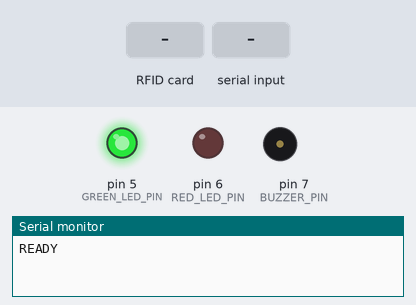
A sketch run on a simulated Arduino Uno, built with avr-gcc and run on an emulated ATmega328P. On the bench: output pins drawn as LEDs (lit = HIGH), buzzer (waves = sounding), the last lines printed to the serial monitor. The inputs (shaded band) are chosen by the test bench. Pins used as bus, display or sensor lines are not drawn.

Above: at 1.6 s.
1.7 s: RFID card 5E 7A 19 C4 held to the reader
At 2.6 s:
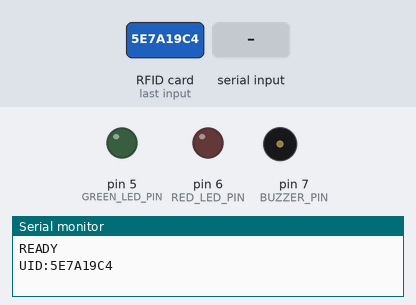
3.5 s: "GRANTED\n" received over Serial
At 3.58 s:
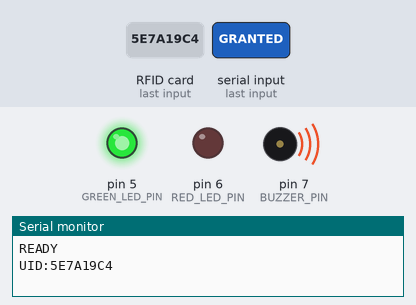
Timing chart, 0 to 12.5 s (numbered marks = the images above; inputs shaded):
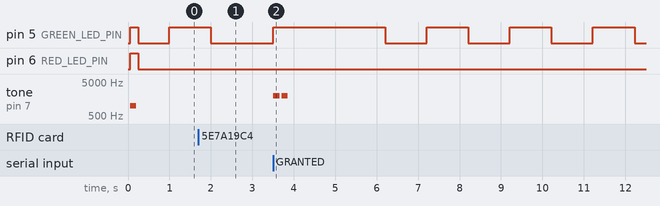

Measured:
- after the input at 1.7 s, pin 5 (GREEN_LED_PIN): goes on until 2.0 s, then stays LOW
- after the input at 3.5 s, pin 6 (RED_LED_PIN): stops changing and stays LOW; tone on pin 7 (BUZZER_PIN): alternates 2000 Hz for 0.15 s and silent for 0.05 s, 4 changes in all, then stays silent, starting at once

The sketch:

RFID_Login.ino
```cpp
/*
 * ============================================================================
 *  Project     : RFID-Based Authentication System
 *  File        : RFID_Login.ino
 *  Description : Reads RFID card UID using MFRC522 module, sends the UID
 *                to the PC over Serial (USB), waits for a response from the
 *                Python application ("GRANTED" or "DENIED"), and provides
 *                visual (LED) and audible (buzzer) feedback accordingly.
 *
 *  Hardware    : Arduino Uno, MFRC522 RFID Reader, Green LED, Red LED, Buzzer
 *
 * ============================================================================
 *
 *  WIRING (MFRC522 -> Arduino Uno):
 *    SDA (SS)  -> Pin 10
 *    SCK       -> Pin 13
 *    MOSI      -> Pin 11
 *    MISO      -> Pin 12
 *    IRQ       -> Not connected
 *    GND       -> GND
 *    RST       -> Pin 9
 *    3.3V      -> 3.3V   (MFRC522 is a 3.3V device, do NOT use 5V)
 *
 *  OTHER CONNECTIONS:
 *    Green LED -> Pin 5  (through ~220 ohm resistor) -> GND
 *    Red LED   -> Pin 6  (through ~220 ohm resistor) -> GND
 *    Buzzer    -> Pin 7  -> GND
 *
 *  SERIAL PROTOCOL (9600 baud):
 *    Arduino -> PC : "UID:<hex_uid>\n"      e.g. "UID:A1B2C3D4\n"
 *    PC -> Arduino : "GRANTED\n" or "DENIED\n"
 *
 *  NOTE: This firmware NEVER makes an authentication decision itself. It only
 *  reads and reports the UID. The Python application is solely responsible
 *  for verifying the UID and returning the final decision. This firmware
 *  does NOT interact with, bypass, or emulate the Windows login screen.
 * ============================================================================
 */

#include <SPI.h>
#include <MFRC522.h>

// ---------------------------------------------------------------------------
// Pin Definitions
// ---------------------------------------------------------------------------
constexpr uint8_t RFID_SS_PIN   = 10;
constexpr uint8_t RFID_RST_PIN  = 9;

constexpr uint8_t GREEN_LED_PIN = 5;
constexpr uint8_t RED_LED_PIN   = 6;
constexpr uint8_t BUZZER_PIN    = 7;

// ---------------------------------------------------------------------------
// Timing / Configuration Constants
// ---------------------------------------------------------------------------
constexpr uint32_t SERIAL_BAUD_RATE       = 9600;
constexpr uint32_t RESPONSE_TIMEOUT_MS    = 5000;
constexpr uint32_t FEEDBACK_DURATION_MS   = 1500;
constexpr uint32_t CARD_READ_COOLDOWN_MS  = 2000;
constexpr uint32_t IDLE_BLINK_INTERVAL_MS = 1000;

constexpr uint16_t TONE_GRANTED_HZ   = 2000;
constexpr uint16_t TONE_DENIED_HZ    = 400;
constexpr uint16_t TONE_STARTUP_HZ   = 1000;
constexpr uint16_t BEEP_SHORT_MS     = 150;
constexpr uint16_t BEEP_LONG_MS      = 400;

// ---------------------------------------------------------------------------
// Global Objects
// ---------------------------------------------------------------------------
MFRC522 mfrc522(RFID_SS_PIN, RFID_RST_PIN);

unsigned long lastCardReadTime = 0;
unsigned long lastIdleBlinkTime = 0;
bool idleLedState = false;

// ---------------------------------------------------------------------------
// Function Prototypes
// ---------------------------------------------------------------------------
void setupPins();
void playStartupSequence();
String readCardUID();
void sendUIDToPC(const String &uid);
String waitForPCResponse(uint32_t timeoutMs);
void handleGrantedFeedback();
void handleDeniedFeedback();
void handleTimeoutFeedback();
void resetIndicators();
void idleHeartbeat();

// ---------------------------------------------------------------------------
// setup()
// ---------------------------------------------------------------------------
void setup() {
  Serial.begin(SERIAL_BAUD_RATE);
  while (!Serial) {
    ; // Wait for serial port to be ready
  }

  SPI.begin();
  mfrc522.PCD_Init();

  setupPins();
  resetIndicators();
  playStartupSequence();

  Serial.println(F("READY"));
}

// ---------------------------------------------------------------------------
// loop()
// ---------------------------------------------------------------------------
void loop() {
  idleHeartbeat();

  if (millis() - lastCardReadTime < CARD_READ_COOLDOWN_MS) {
    return;
  }

  if (!mfrc522.PICC_IsNewCardPresent()) {
    return;
  }

  if (!mfrc522.PICC_ReadCardSerial()) {
    return;
  }

  lastCardReadTime = millis();

  String uid = readCardUID();

  resetIndicators();
  sendUIDToPC(uid);

  String response = waitForPCResponse(RESPONSE_TIMEOUT_MS);

  if (response == "GRANTED") {
    handleGrantedFeedback();
  } else if (response == "DENIED") {
    handleDeniedFeedback();
  } else {
    handleTimeoutFeedback();
  }

  mfrc522.PICC_HaltA();
  mfrc522.PCD_StopCrypto1();

  resetIndicators();
}

// ---------------------------------------------------------------------------
// setupPins()
// ---------------------------------------------------------------------------
void setupPins() {
  pinMode(GREEN_LED_PIN, OUTPUT);
  pinMode(RED_LED_PIN, OUTPUT);
  pinMode(BUZZER_PIN, OUTPUT);

  digitalWrite(GREEN_LED_PIN, LOW);
  digitalWrite(RED_LED_PIN, LOW);
  noTone(BUZZER_PIN);
}

// ---------------------------------------------------------------------------
// playStartupSequence()
// ---------------------------------------------------------------------------
void playStartupSequence() {
  digitalWrite(GREEN_LED_PIN, HIGH);
  digitalWrite(RED_LED_PIN, HIGH);
  tone(BUZZER_PIN, TONE_STARTUP_HZ, BEEP_SHORT_MS);
  delay(200);
  digitalWrite(GREEN_LED_PIN, LOW);
  digitalWrite(RED_LED_PIN, LOW);
  delay(200);
}

// ---------------------------------------------------------------------------
// readCardUID()
// ---------------------------------------------------------------------------
String readCardUID() {
  String uidString = "";

  for (byte i = 0; i < mfrc522.uid.size; i++) {
    if (mfrc522.uid.uidByte[i] < 0x10) {
      uidString += "0";
    }
    uidString += String(mfrc522.uid.uidByte[i], HEX);
  }

  uidString.toUpperCase();
  return uidString;
}

// ---------------------------------------------------------------------------
// sendUIDToPC()
// ---------------------------------------------------------------------------
void sendUIDToPC(const String &uid) {
  Serial.print(F("UID:"));
  Serial.println(uid);
}

// ---------------------------------------------------------------------------
// waitForPCResponse()
// ---------------------------------------------------------------------------
String waitForPCResponse(uint32_t timeoutMs) {
  unsigned long startTime = millis();
  String incoming = "";

  while (millis() - startTime < timeoutMs) {
    if (Serial.available() > 0) {
      incoming = Serial.readStringUntil('\n');
      incoming.trim();

      if (incoming == "GRANTED" || incoming == "DENIED") {
        return incoming;
      }
    }
  }

  return "";
}

// ---------------------------------------------------------------------------
// handleGrantedFeedback()
// ---------------------------------------------------------------------------
void handleGrantedFeedback() {
  digitalWrite(GREEN_LED_PIN, HIGH);
  digitalWrite(RED_LED_PIN, LOW);

  tone(BUZZER_PIN, TONE_GRANTED_HZ, BEEP_SHORT_MS);
  delay(200);
  tone(BUZZER_PIN, TONE_GRANTED_HZ, BEEP_SHORT_MS);

  delay(FEEDBACK_DURATION_MS);
}

// ---------------------------------------------------------------------------
// handleDeniedFeedback()
// ---------------------------------------------------------------------------
void handleDeniedFeedback() {
  digitalWrite(RED_LED_PIN, HIGH);
  digitalWrite(GREEN_LED_PIN, LOW);

  tone(BUZZER_PIN, TONE_DENIED_HZ, BEEP_LONG_MS);
  delay(FEEDBACK_DURATION_MS);
}

// ---------------------------------------------------------------------------
// handleTimeoutFeedback()
// ---------------------------------------------------------------------------
void handleTimeoutFeedback() {
  for (uint8_t i = 0; i < 3; i++) {
    digitalWrite(RED_LED_PIN, HIGH);
    digitalWrite(GREEN_LED_PIN, LOW);
    tone(BUZZER_PIN, TONE_DENIED_HZ, 100);
    delay(150);

    digitalWrite(RED_LED_PIN, LOW);
    digitalWrite(GREEN_LED_PIN, HIGH);
    delay(150);
  }
  digitalWrite(GREEN_LED_PIN, LOW);
}

// ---------------------------------------------------------------------------
// resetIndicators()
// ---------------------------------------------------------------------------
void resetIndicators() {
  digitalWrite(GREEN_LED_PIN, LOW);
  digitalWrite(RED_LED_PIN, LOW);
  noTone(BUZZER_PIN);
}

// ---------------------------------------------------------------------------
// idleHeartbeat()
// ---------------------------------------------------------------------------
void idleHeartbeat() {
  if (millis() - lastIdleBlinkTime >= IDLE_BLINK_INTERVAL_MS) {
    lastIdleBlinkTime = millis();
    idleLedState = !idleLedState;
    digitalWrite(GREEN_LED_PIN, idleLedState ? HIGH : LOW);
  }
}
```
